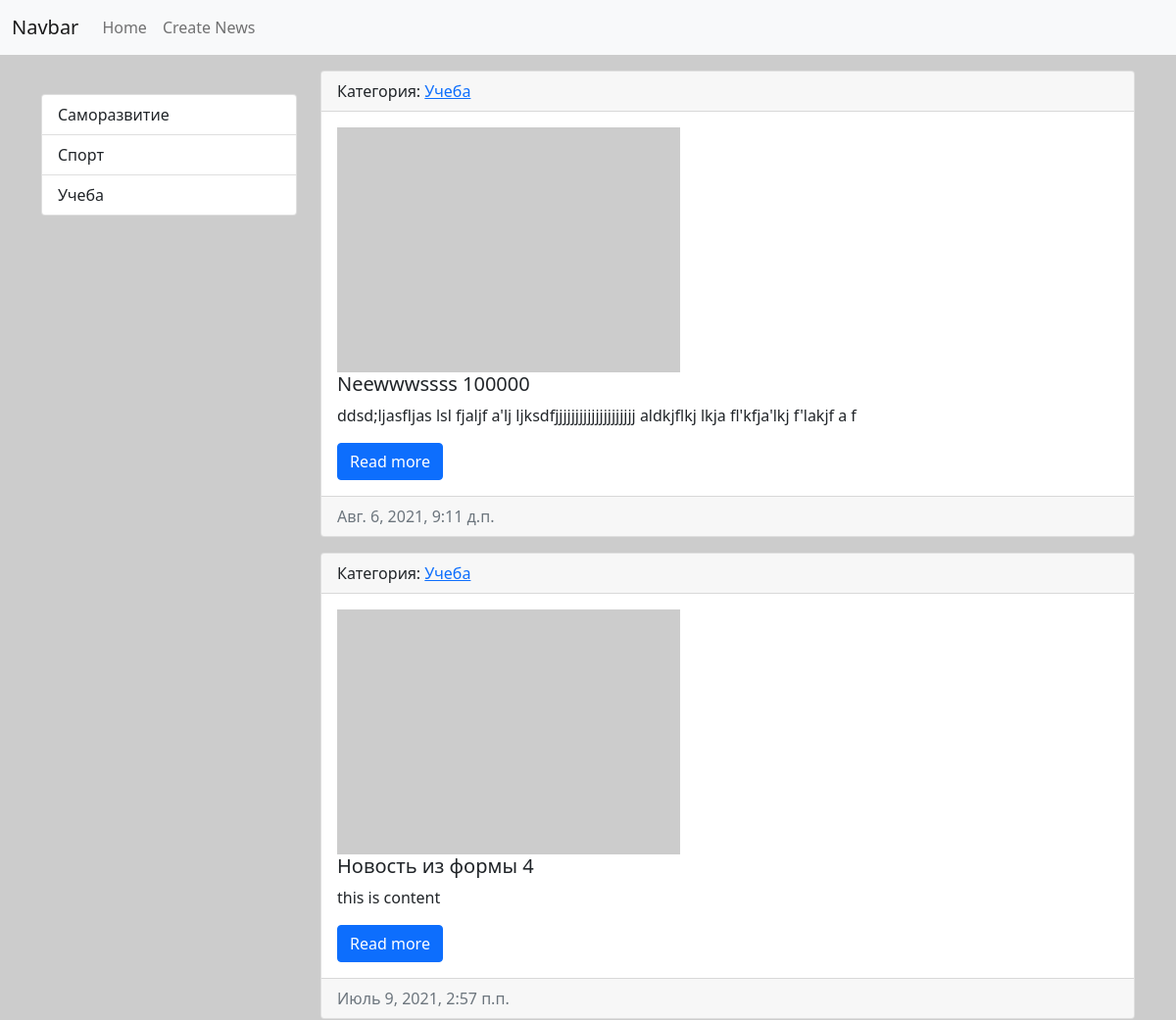
The app's page / (upper part), older data.
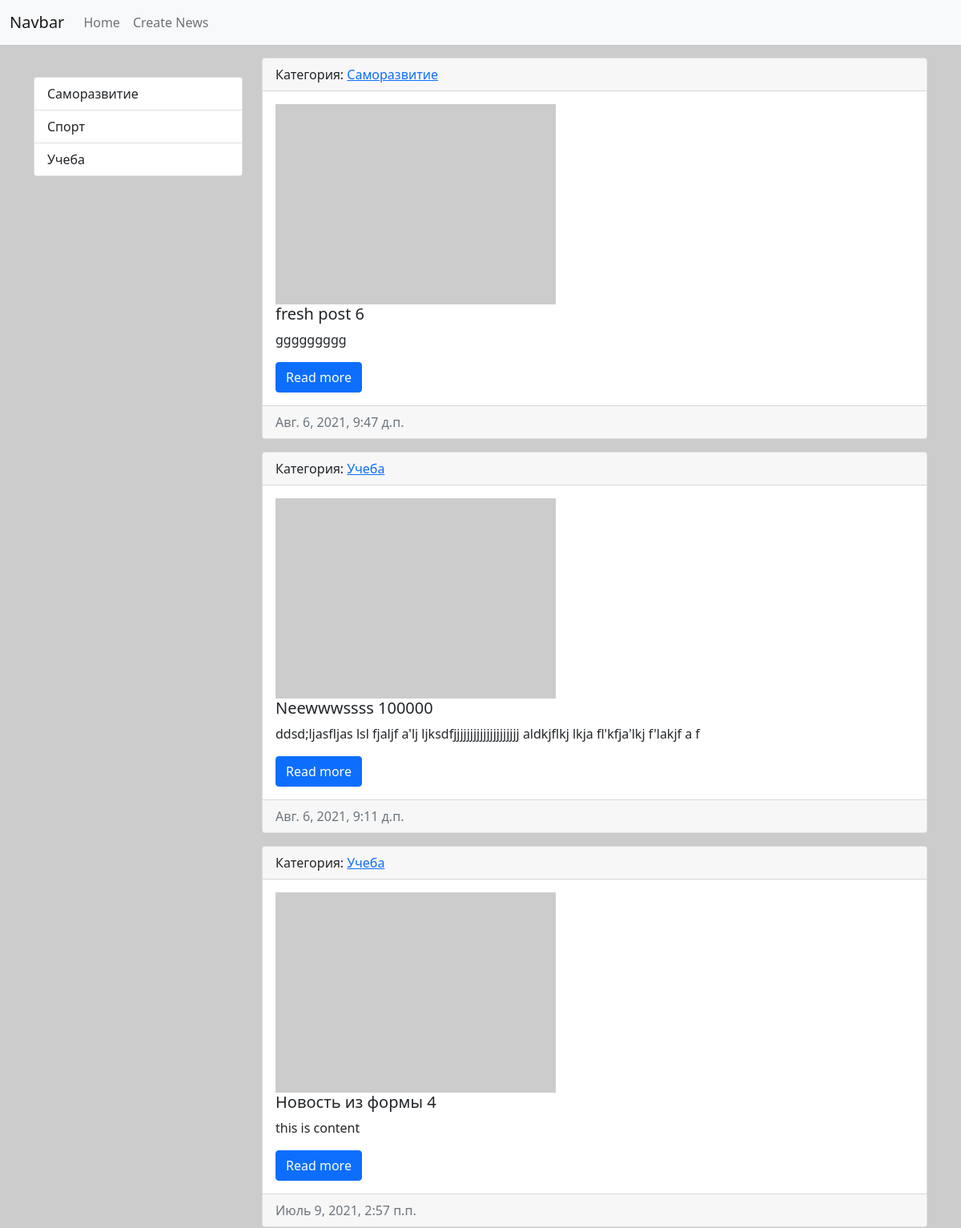
The same page, newer data.
### news/models.py (models this page shows, shortened)
class Category(models.Model):
    title = models.CharField('Название', max_length=100, db_index=True)
    def get_absolute_url(self):
        return reverse('category', kwargs={"category_id": self.pk})
    def __str__(self):
        return self.title
    class Meta:
        verbose_name = 'Категорию'
        verbose_name_plural = 'Категории'
        ordering = ['title']

class News(models.Model):
    title = models.CharField('Название', max_length=150)
    content = models.TextField('Контент', blank=True)
    created_ad = models.DateTimeField('Дата регистрации', auto_now_add=True)
    updated_ad = models.DateTimeField('Дата обновления', auto_now=True)
    photo = models.ImageField('Фото', upload_to='photos/%Y/%m/%d/', blank=True)
    is_published = models.BooleanField('Опубликовано', default=True)
    category = models.ForeignKey('Category', on_delete=models.PROTECT, null=True, verbose_name='Категория')
    def get_absolute_url(self):
        return reverse('view_news', kwargs={"pk": self.pk})
    class Meta:
        verbose_name = 'Новость'
        verbose_name_plural = 'Новости'
        ordering = ['-created_ad']

### news/views.py (the view)
# urls.py: path('', HomeNews.as_view(), name='home'),
class HomeNews(ListView):
    model = News
    template_name = 'news/home_news_list.html'
    context_object_name = 'news'
    def get_context_data(self, *, object_list=None, **kwargs):
        context = super().get_context_data(**kwargs)
        context['title'] = 'Home Page'
        return context
    def get_queryset(self):
        return News.objects.filter(is_published=True)

### news/templatetags/news_tags.py (called while the page is built)
@register.simple_tag()
def get_categories():
    return Category.objects.all()

@register.inclusion_tag('news/list_categories.html')
def show_categories():
    categories = Category.objects.all()
    return {"categories": categories}

### news/templates/news/home_news_list.html (shortened to what this page needs)
{% extends 'base.html' %}
{% block sidebar %}
{% include 'inc/_sidebar.html' %}
{% endblock %}
{% block content %}
{% for i in news %}
<div class="card mb-3">
    <div class="card-header">
        Категория: <a href="{{ i.category.get_absolute_url }}">{{ i.category }}</a>
    </div>
    <div class="card-body">
        <div class="media">
            {% if i.photo %}
            <img src="{{ i.photo.url }}" alt="" width="350px" height="250" class="mr-3">
            {% else %}
            <img src="https://picsum.photos/200" alt="" width="350px" height="250" class="mr-3">
            {% endif %}
            <div class="media-body">
                <h5 class="card-title">{{ i.title }}</h5>
                <p class="card-text">{{ i.content }}</p>
                <a href="{{ i.get_absolute_url }}" class="btn btn-primary">Read more</a>
            </div>
        </div>
    </div>
    <div class="card-footer text-muted">
        {{ i.created_ad }}
    </div>
</div>
{% endfor %}
{% endblock %}

### news/templates/news/list_categories.html
<div class="list-group">
    {% for i in categories %}
    <a href="{{ i.get_absolute_url }}" class="list-group-item list-group-item-action">{{ i.title }}</a>
    {% endfor %}
</div>

Row changes from the older to the newer data that the page shows:
added News: category "Саморазвитие", title "fresh post 6", content "ggggggggg", created_ad "Авг. 6, 2021, 9:47 д.п."
